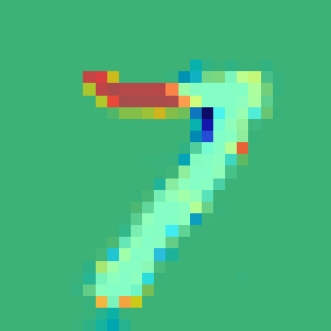
#> input picture models/anogan/image/diff7.png, 331 x 331 px
$ python imageSplit.py --image ../../models/anogan/image/diff7.png --images ../../models/anogan/image
#> lines starting #> are read from the running program, lines starting #| are printed output that depends on the picture
#!/usr/bin/env python

from pathlib import Path
import numpy as np
import argparse
import glob
import cv2
import os

def splitImage(imgPath, subsectionSize, distPath):
    # Load the image
    img = cv2.imread(imgPath)

    # Get image dimensions
    imgHeight = img.shape[0]
    imgWidth = img.shape[1]

    # Get the subsetion dimensions
    height =  subsectionSize[0]
    width = subsectionSize[1]

    # Calculate the number of subsections
    halfHeight = int(height / 2)
    halfWidth = int(width / 2)
    numRows = int(imgHeight / height) + int((imgHeight - halfHeight) / height)
    numCols = int(imgWidth / width) + int((imgWidth - halfWidth) / width)
    totSubImg = numRows * numCols

    # Get the base name for each of the subsection images
    baseName = imgPath.split('/')[-1]
    baseName = baseName[0:-4]
    pathBase = Path(distPath)
    print('Total of sub-images for {}: {}'.format(baseName, totSubImg))

    # Create the subimages
    for row in range(numRows):
        for col in range(numCols):
            subimg = img[row*halfHeight : row*halfHeight + height, col*halfWidth : col*halfWidth + width]
            imgName = baseName + '_' + str(row*halfHeight) + 'x' + str(col*halfWidth) + '.png'
            imgPath = pathBase / imgName
            cv2.imwrite(str(imgPath), subimg)

def splitImageWithoutOverlap(imgPath, subsectionSize, distPath):
    # Load the image
#> called with imgPath = '../../models/anogan/image/diff7.png', subsectionSize = (50, 50), distPath = ''
    img = cv2.imread(imgPath)
#> img is the input picture: shape (331, 331, 3); mean B, G, R 125.8, 183.3, 72.1

    # Get image dimensions
    imgHeight = img.shape[0]
#> imgHeight = 331
    imgWidth = img.shape[1]
#> imgWidth = 331

    # Get the subsetion dimensions
    height =  subsectionSize[0]
    width = subsectionSize[1]

    # Calculate the number of subsections
    numRows = int(imgHeight / height)
#> numRows = 6
    numCols = int(imgWidth / width)
#> numCols = 6
    totSubImg = numRows * numCols
#> totSubImg = 36

    # Get the base name for each of the subsection images
    baseName = imgPath.split('/')[-1]
    baseName = baseName[0:-4]
    pathBase = Path(distPath)
    print('Total of sub-images for {}: {}'.format(baseName, totSubImg))
#| Total of sub-images for diff7: 36

    # Create the subimages
    for row in range(numRows):
        for col in range(numCols):
            subimg = img[row*height : row*height + height, col*width : col*width + width]
            imgName = baseName + '_' + str(row*height) + 'x' + str(col*width) + '.png'
            imgPath = pathBase / imgName
            cv2.imwrite(str(imgPath), subimg)
#> this loop made 6 passes
#> pass 1, in splitImageWithoutOverlap, `cv2.imwrite(str(imgPath), subimg)`:
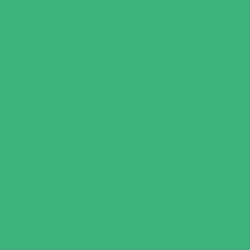
#> saved as diff7_0x0.png: shape (50, 50, 3) (shown 5 times larger); mean B, G, R 119, 178, 60
#> pass 2, in splitImageWithoutOverlap, `cv2.imwrite(str(imgPath), subimg)`:
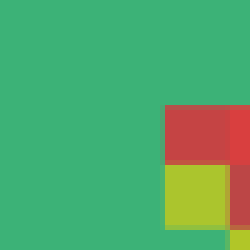
#> saved as diff7_50x50.png: shape (50, 50, 3) (shown 5 times larger); mean B, G, R 108.2, 168.1, 82.4
#> pass 2, in splitImageWithoutOverlap, `cv2.imwrite(str(imgPath), subimg)`:
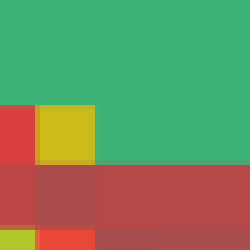
#> saved as diff7_50x100.png: shape (50, 50, 3) (shown 5 times larger); mean B, G, R 95.5, 140.1, 114.6
#> pass 2, in splitImageWithoutOverlap, `cv2.imwrite(str(imgPath), subimg)`:
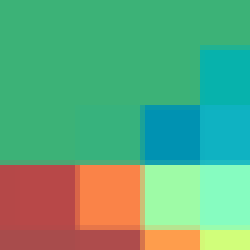
#> saved as diff7_50x150.png: shape (50, 50, 3) (shown 5 times larger); mean B, G, R 125.3, 168.7, 95.8

def processImages(imagesPath, subsectionSize, distPath, overlap):
    imgList = glob.glob(imagesPath + '*.png')
    pathBase = Path(distPath)

    # Process all the images in the specified path
    for img in imgList:
        # Create the where the subsections of img will be stored
        baseName = img.split('/')[-1]
        baseName = baseName[0:-4]
        imgDistPath = pathBase / baseName
        os.mkdir(str(imgDistPath))

        if overlap:
            splitImage(img, subsectionSize, str(imgDistPath))
        else:
            splitImageWithoutOverlap(img, subsectionSize, str(imgDistPath))

def main():
    # Setup the command line arguments
    parser = argparse.ArgumentParser(description='Script that splits an image into subsections')
    parser.add_argument('--image', help='Image path', default='')
    parser.add_argument('--images', help='Directory with a group of images', default='')
    parser.add_argument('--overlap', help='Activate the overlapping of the generated images', default=False, action='store_true')
    parser.add_argument('--distDir', help='Directory where the subsections will be stored', default = '')
    parser.add_argument('--subsectionSize', help='Size of each subsection H x W (Default (50, 50))', nargs='+', type=int)
    args = parser.parse_args()

    # Init the variables
    imagePath = str(args.image)
    imagesPath = str(args.images)
    distPath = str(args.distDir)
    subsectionSize = (50, 50)
    overlap = args.overlap
    if args.subsectionSize != None:
        subsectionSize = tuple(args.subsectionSize)

    # Verify if the initial conditions are met
    if (imagePath == '' or imagesPath == '') and distPath == '':
        raise(RuntimeError("The minimun amount of arguments were not provided."))

    # Process the variables
    if imagePath != '':
        if overlap:
            splitImage(imagePath, subsectionSize, str(distPath))
        else:
            splitImageWithoutOverlap(imagePath, subsectionSize, str(distPath))
    if imagesPath != '':
        processImages(imagesPath, subsectionSize, distPath, overlap)

if __name__ == "__main__":
    main()
